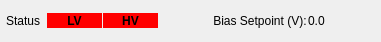
         <widget class="QWidget" name="horizontalLayoutWidget_7">
          <property name="geometry">
           <rect>
            <x>0</x>
            <y>11</y>
            <width>381</width>
            <height>31</height>
           </rect>
          </property>
          <layout class="QHBoxLayout" name="horizontalLayout_8">
           <property name="spacing">
            <number>1</number>
           </property>
           <property name="leftMargin">
            <number>6</number>
           </property>
           <property name="rightMargin">
            <number>6</number>
           </property>
           <item>
            <widget class="QLabel" name="label_35">
             <property name="sizePolicy">
              <sizepolicy hsizetype="Fixed" vsizetype="Fixed">
               <horstretch>0</horstretch>
               <verstretch>0</verstretch>
              </sizepolicy>
             </property>
             <property name="minimumSize">
              <size>
               <width>40</width>
               <height>18</height>
              </size>
             </property>
             <property name="maximumSize">
              <size>
               <width>40</width>
               <height>16777215</height>
              </size>
             </property>
             <property name="font">
              <font>
               <pointsize>9</pointsize>
              </font>
             </property>
             <property name="text">
              <string>Status</string>
             </property>
            </widget>
           </item>
           <item>
            <widget class="QLabel" name="lhsLvStatus">
             <property name="sizePolicy">
              <sizepolicy hsizetype="Fixed" vsizetype="Fixed">
               <horstretch>0</horstretch>
               <verstretch>0</verstretch>
              </sizepolicy>
             </property>
             <property name="minimumSize">
              <size>
               <width>55</width>
               <height>15</height>
              </size>
             </property>
             <property name="maximumSize">
              <size>
               <width>55</width>
               <height>16777215</height>
              </size>
             </property>
             <property name="font">
              <font>
               <weight>75</weight>
               <bold>true</bold>
              </font>
             </property>
             <property name="styleSheet">
              <string notr="true">background-color: rgb(255, 0, 0);</string>
             </property>
             <property name="text">
              <string>LV</string>
             </property>
             <property name="alignment">
              <set>Qt::AlignCenter</set>
             </property>
            </widget>
           </item>
           <item>
            <widget class="QLabel" name="lhsHvStatus">
             <property name="sizePolicy">
              <sizepolicy hsizetype="Fixed" vsizetype="Fixed">
               <horstretch>0</horstretch>
               <verstretch>0</verstretch>
              </sizepolicy>
             </property>
             <property name="minimumSize">
              <size>
               <width>55</width>
               <height>15</height>
              </size>
             </property>
             <property name="maximumSize">
              <size>
               <width>55</width>
               <height>16777215</height>
              </size>
             </property>
             <property name="font">
              <font>
               <weight>75</weight>
               <bold>true</bold>
              </font>
             </property>
             <property name="styleSheet">
              <string notr="true">background-color: rgb(255, 0, 0);</string>
             </property>
             <property name="text">
              <string>HV</string>
             </property>
             <property name="alignment">
              <set>Qt::AlignCenter</set>
             </property>
            </widget>
           </item>
           <item>
            <spacer name="horizontalSpacer_6">
             <property name="orientation">
              <enum>Qt::Horizontal</enum>
             </property>
             <property name="sizeHint" stdset="0">
              <size>
               <width>10</width>
               <height>20</height>
              </size>
             </property>
            </spacer>
           </item>
           <item>
            <widget class="QLabel" name="label_36">
             <property name="sizePolicy">
              <sizepolicy hsizetype="Fixed" vsizetype="Fixed">
               <horstretch>0</horstretch>
               <verstretch>0</verstretch>
              </sizepolicy>
             </property>
             <property name="minimumSize">
              <size>
               <width>0</width>
               <height>18</height>
              </size>
             </property>
             <property name="font">
              <font>
               <pointsize>9</pointsize>
              </font>
             </property>
             <property name="text">
              <string> Bias Setpoint (V):</string>
             </property>
            </widget>
           </item>
           <item>
            <widget class="QLabel" name="lhsBiasSetpoint">
             <property name="sizePolicy">
              <sizepolicy hsizetype="Fixed" vsizetype="Fixed">
               <horstretch>0</horstretch>
               <verstretch>0</verstretch>
              </sizepolicy>
             </property>
             <property name="minimumSize">
              <size>
               <width>0</width>
               <height>18</height>
              </size>
             </property>
             <property name="font">
              <font>
               <pointsize>9</pointsize>
              </font>
             </property>
             <property name="text">
              <string>0.0</string>
             </property>
            </widget>
           </item>
           <item>
            <spacer name="horizontalSpacer_13">
             <property name="orientation">
              <enum>Qt::Horizontal</enum>
             </property>
             <property name="sizeHint" stdset="0">
              <size>
               <width>40</width>
               <height>20</height>
              </size>
             </property>
            </spacer>
           </item>
          </layout>
         </widget>
